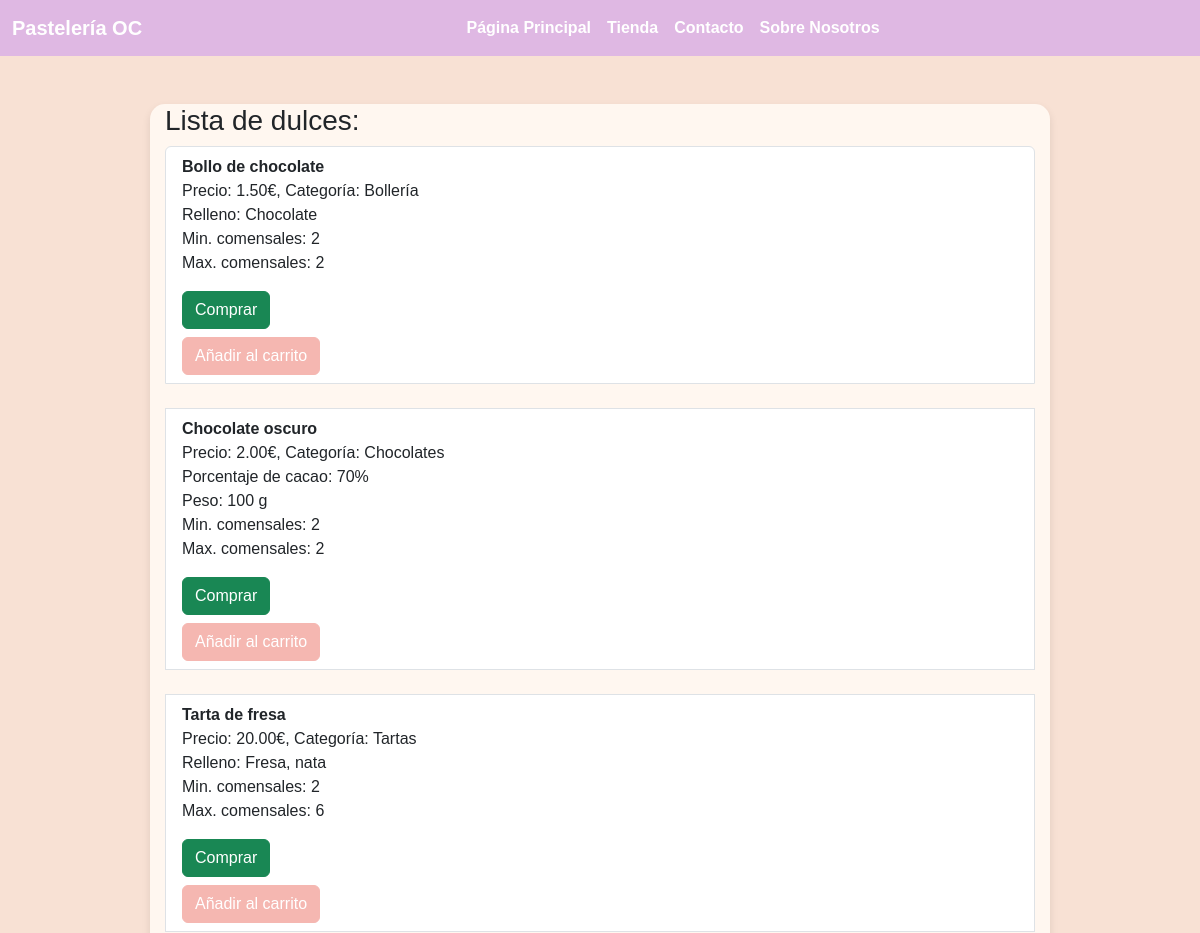
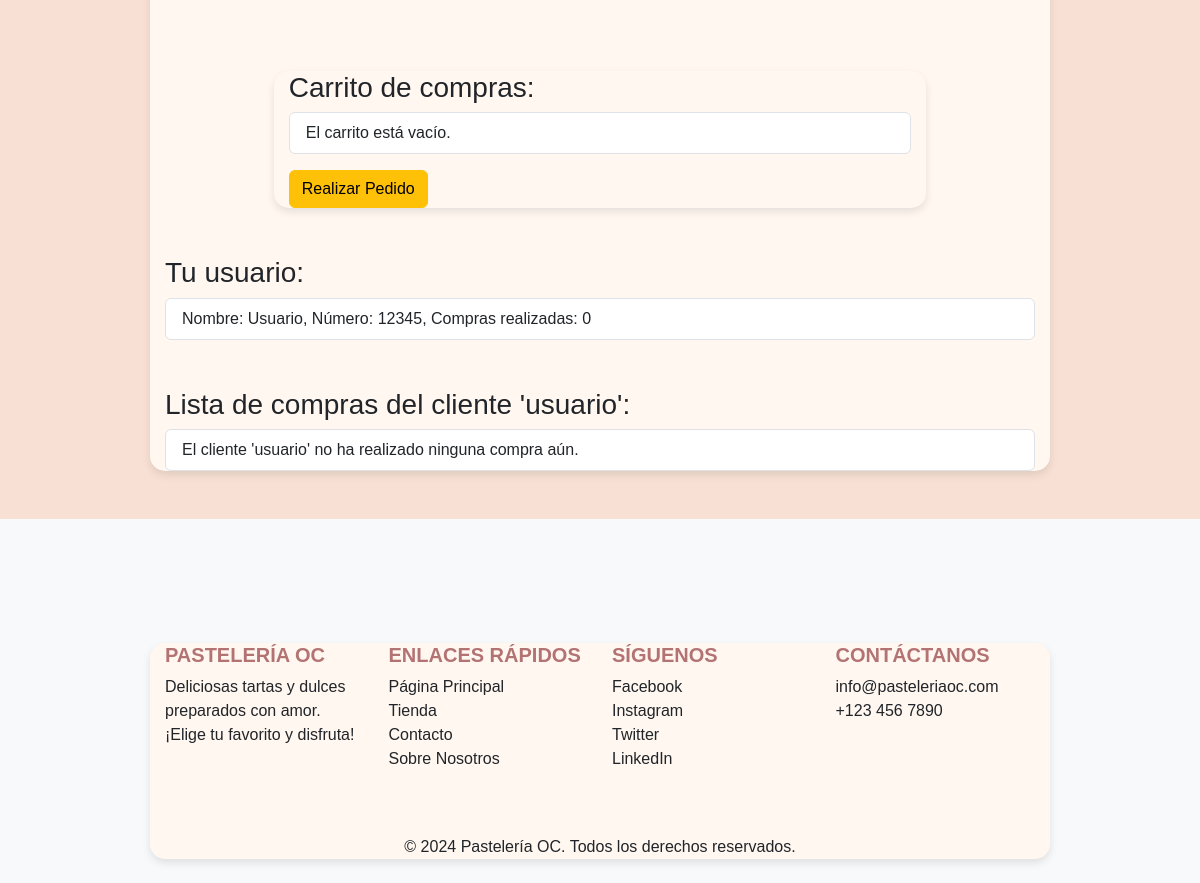
Page /tienda.php (signed in) on the committed database (2 pictures, top to bottom).
### tables this page shows
CREATE TABLE IF NOT EXISTS dulces (
    id INT AUTO_INCREMENT PRIMARY KEY,
    nombre VARCHAR(255) NOT NULL,
    precio DECIMAL(10, 2) NOT NULL,
    categoria ENUM('Bollería', 'Chocolates', 'Tartas') NOT NULL,
    relleno TEXT,
    porcentaje_cacao INT,
    peso INT,
    min_comensales INT DEFAULT 2,
    max_comensales INT DEFAULT 2
);

CREATE TABLE IF NOT EXISTS clientes (
    id INT AUTO_INCREMENT PRIMARY KEY,
    nombre VARCHAR(255) NOT NULL,
    numero VARCHAR(15) NOT NULL UNIQUE,
    num_pedidos INT DEFAULT 0
);

### src/Cliente.php (called while the page is built, shortened)
<?php
class Cliente
{
    private int $numPedidosEfectuados = 0;
    public function __construct(
        private string $nombre,
        private string $numero,
        int $numPedidosEfectuados = 0
    ) {
        $this->numPedidosEfectuados = $numPedidosEfectuados;
    }
    public function getNombre(): string
    {
        return $this->nombre;
    }
    public function getNumero(): string
    {
        return $this->numero;
    }
    public function getNumPedidosEfectuados(): int
    {
        return $this->numPedidosEfectuados;
    }
    public static function obtenerClientePorNumero(PDO $pdo, string $numero): ?Cliente
    {
        $sql = "SELECT * FROM clientes WHERE numero = :numero";
        $stmt = $pdo->prepare($sql);
        $stmt->execute([':numero' => $numero]);
        $row = $stmt->fetch(PDO::FETCH_ASSOC);
        if ($row) {
            return new Cliente($row['nombre'], $row['numero'], $row['num_pedidos']);
        }
        return null;
    }
}

### public/tienda.php (the view, shortened to what this page needs)
<?php
$pdo = DB::getConnection();
?>
<!DOCTYPE html>
<html lang="es">
<head>
    <link href="https://cdn.jsdelivr.net/npm/bootstrap@5.3.2/dist/css/bootstrap.min.css" rel="stylesheet">
    <link rel="stylesheet" href="css/styles.css">
</head>
<body>
    <nav class="navbar navbar-expand-lg">
        <div class="container-fluid">
            <a class="navbar-brand" href="#">Pastelería OC</a>
            <div class="collapse navbar-collapse justify-content-center" id="navbarNav">
                <ul class="navbar-nav">
                    <li class="nav-item">
                        <a class="nav-link active" href="main.php">Página Principal</a>
                    </li>
                    <li class="nav-item">
                        <a class="nav-link" href="tienda.php">Tienda</a>
                    </li>
                    <li class="nav-item">
                        <a class="nav-link" href="contacto.php">Contacto</a>
                    </li>
                    <li class="nav-item">
                        <a class="nav-link" href="sobre-nosotros.php">Sobre Nosotros</a>
                    </li>
                </ul>
            </div>
        </div>
    </nav>
    <div class="container mt-5">
        <h3>Lista de dulces:</h3>
        <div class="list-group">
            <?php
            $sql = "SELECT * FROM dulces";
            $stmt = $pdo->prepare($sql);
            $stmt->execute();
            $dulces = $stmt->fetchAll(PDO::FETCH_ASSOC);
            foreach ($dulces as $dulce) {
                echo "<div class='list-group-item list-group-item-action'>";
                echo "<strong>{$dulce['nombre']}</strong><br>";
                echo "Precio: {$dulce['precio']}€, Categoría: {$dulce['categoria']}<br>";
                if (!empty($dulce['relleno'])) {
                    echo "Relleno: {$dulce['relleno']}<br>";
                }
                if (isset($dulce['porcentaje_cacao'])) {
                    echo "Porcentaje de cacao: {$dulce['porcentaje_cacao']}%<br>";
                }
                if (isset($dulce['peso'])) {
                    echo "Peso: {$dulce['peso']} g<br>";
                }
                if (isset($dulce['min_comensales'])) {
                    echo "Min. comensales: {$dulce['min_comensales']}<br>";
                }
                if (isset($dulce['max_comensales'])) {
                    echo "Max. comensales: {$dulce['max_comensales']}<br>";
                }
                echo "<form method='POST' action='' class='mt-3'>
                        <input type='hidden' name='dulce_id' value='{$dulce['id']}'>
                        <button type='submit' class='btn btn-success'>Comprar</button>
                      </form>";
                echo "<button class='btn btn-primary btn-añadir-carrito mt-2'
                        data-id='{$dulce['id']}'
                        data-nombre='{$dulce['nombre']}'
                        data-precio='{$dulce['precio']}'>Añadir al carrito</button>";
                echo "</div><br>";
            }
            ?>
            <div class="container mt-5">
                <h3>Carrito de compras:</h3>
                <ul id="carrito-lista" class="list-group">
                    <li class="list-group-item">El carrito está vacío.</li>
                </ul>
                <button id="btn-realizar-pedido" class="btn btn-warning mt-3">Realizar Pedido</button>
            </div>
        </div>
        <h3 class="mt-5">Tu usuario:</h3>
        <div class="list-group">
            <?php
            require_once '../src/Cliente.php';
            $numeroCliente = '12345';
            $cliente = Cliente::obtenerClientePorNumero($pdo, $numeroCliente);
            if ($cliente) {
                echo "<div class='list-group-item'>";
                echo "Nombre: {$cliente->getNombre()}, Número: {$cliente->getNumero()}, Compras realizadas: {$cliente->getNumPedidosEfectuados()}<br>";
                echo "</div>";
            } else {
                echo "<div class='list-group-item'>No se encontró información para este cliente.</div>";
            }
            ?>
        </div>
        <h3 class="mt-5">Lista de compras del cliente 'usuario':</h3>
        <div class="list-group">
            <?php
            $sql = "SELECT dulces.nombre AS dulce_nombre, dulces.precio, dulces.categoria, compras.fecha_compra
                    FROM compras
                    JOIN dulces ON compras.dulce_id = dulces.id
                    JOIN clientes ON compras.cliente_id = clientes.id
                    WHERE clientes.numero = :numero
                    ORDER BY compras.fecha_compra DESC";
            $stmt = $pdo->prepare($sql);
            $stmt->execute([':numero' => $numeroCliente]);
            $compras = $stmt->fetchAll(PDO::FETCH_ASSOC);
            if ($compras) {
                foreach ($compras as $compra) {
                    echo "<div class='list-group-item'>";
                    echo "Dulce: {$compra['dulce_nombre']}, Precio: {$compra['precio']}€, Categoría: {$compra['categoria']}, Fecha de compra: {$compra['fecha_compra']}<br>";
                    echo "</div>";
                }
            } else {
                echo "<div class='list-group-item'>El cliente 'usuario' no ha realizado ninguna compra aún.</div>";
            }
            ?>
        </div>
    </div>
    <footer class="bg-light text-center text-lg-start py-4 mt-5">
        <div class="container">
            <div class="row">
                <div class="col-lg-3 col-md-6 mb-4">
                    <h5 class="text-uppercase">Pastelería OC</h5>
                    <p>Deliciosas tartas y dulces preparados con amor. ¡Elige tu favorito y disfruta!</p>
                </div>
                <div class="col-lg-3 col-md-6 mb-4">
                    <h5 class="text-uppercase">Enlaces rápidos</h5>
                    <ul class="list-unstyled">
                        <li><a href="index.php" class="text-dark">Página Principal</a></li>
                        <li><a href="tienda.php" class="text-dark">Tienda</a></li>
                        <li><a href="contacto.php" class="text-dark">Contacto</a></li>
                        <li><a href="sobre-nosotros.php" class="text-dark">Sobre Nosotros</a></li>
                    </ul>
                </div>
                <div class="col-lg-3 col-md-6 mb-4">
                    <h5 class="text-uppercase">Síguenos</h5>
                    <ul class="list-unstyled">
                        <li><a href="https://www.facebook.com" target="_blank" class="text-dark">Facebook</a></li>
                        <li><a href="https://www.instagram.com" target="_blank" class="text-dark">Instagram</a></li>
                        <li><a href="https://www.twitter.com" target="_blank" class="text-dark">Twitter</a></li>
                        <li><a href="https://www.linkedin.com" target="_blank" class="text-dark">LinkedIn</a></li>
                    </ul>
                </div>
                <div class="col-lg-3 col-md-6 mb-4">
                    <h5 class="text-uppercase">Contáctanos</h5>
                    <ul class="list-unstyled">
                        <li><a href="mailto:info@pasteleriaoc.com" class="text-dark">info@pasteleriaoc.com</a></li>
                        <li><a href="tel:+1234567890" class="text-dark">+123 456 7890</a></li>
                    </ul>
                </div>
            </div>
            <div class="text-center pt-4">
                <p class="mb-0">© 2024 Pastelería OC. Todos los derechos reservados.</p>
            </div>
        </div>
    </footer>
</body>
</html>

### public/css/styles.css (style rules this page uses)
body { background-color: #f8e1d4; font-family: 'Arial', sans-serif; }
.container { max-width: 500px; margin-top: 100px; background-color: #fff7f0; border-radius: 15px; box-shadow: 0 4px 8px rgba(0, 0, 0, 0.1); padding: 30px; }
.btn-primary { background-color: #f5b7b1; border-color: #f5b7b1; }
.navbar { background-color: #dfb8e3; }
.navbar-brand, .nav-link { font-weight: bold; color: #fff !important; }
.navbar-nav { margin: 0 auto; }
.container { max-width: 75%; padding: 0 15px; }
footer { background-color: #f8e1d4; }
footer h5 { font-weight: bold; color: #b37373; }
footer ul li a { color: #b37373; text-decoration: none; }

### rows in the picture
dulces: nombre "Bollo de chocolate", precio "1.50", categoria "Bollería", relleno "Chocolate", min_comensales "2", max_comensales "2"
dulces: nombre "Chocolate oscuro", precio "2.00", categoria "Chocolates", porcentaje_cacao "70", peso "100", min_comensales "2", max_comensales "2"
dulces: nombre "Tarta de fresa", precio "20.00", categoria "Tartas", relleno "Fresa, nata", min_comensales "2", max_comensales "6"
clientes: nombre "Usuario", numero "12345", num_pedidos "0"
